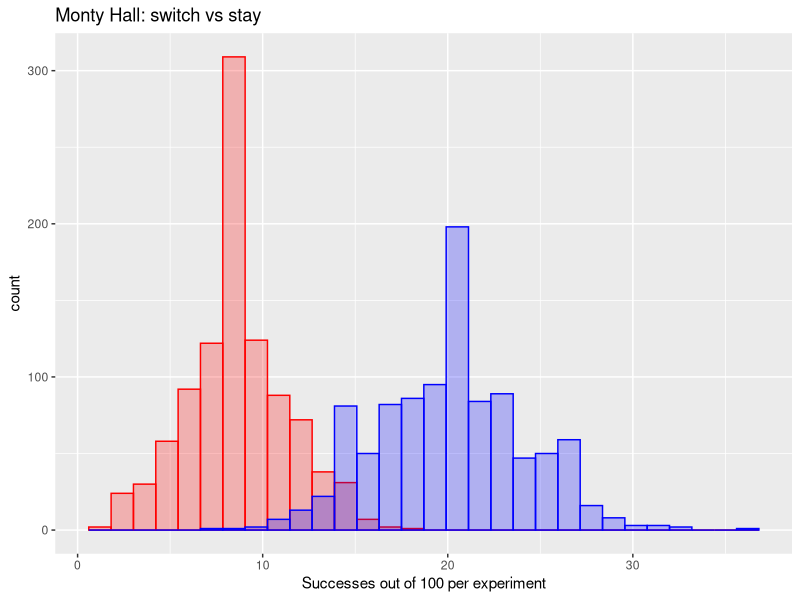

Source code (R):
# Monty Hall - switching + a simple Metropolis to determine IF we switch
# K doors
# Contestant chooses i, MH shows j
# Switch is correct only with a probability 1 / (K-2)

# So we sample a random number r uniformly from [0,1] and ONLY switch IF
# r <= 1 / (K-2)

# then we see what happens when we conditionally switch!



N_experiments <- 1000
N_chances <- 100
door_list <- 1:5
N_tot <- N_experiments * N_chances

K <- length(door_list)
K2 <- K - 2
switch_prob_threshold <- 1.0 / K2

succ_df <- data.frame(
  n = 1:N_experiments,
  success_switch = integer(N_experiments),
  success_stay = integer(N_experiments)
)

perf_df <- data.frame(
  car = rep(NA, N_tot),
  guess = rep(NA, N_tot),
  switched_guess = rep(NA, N_tot),
  s_stay = rep(0, N_tot),
  s_switch = rep(0, N_tot),
  good_switch = rep(0, N_tot),
  switch_approved = rep(NA, N_tot)
  
)
ctr <- 1

for (e in 1:N_experiments) {
  success_switch <- 0
  success_stay <- 0
  
  for (n in 1:N_chances) {
    car <- sample(door_list, 1)
    guess <- sample(door_list, 1)
    s_switch <- 0
    s_stay <- 0
    sa <- 0
    
    # Host opens a goat door that is not the guessed door
    possible_hall <- setdiff(door_list, c(guess, car))
    
    #if (length(possible_hall) == 0) {
    #  # guess == car, so host can open either goat door
    #  possible_hall <- setdiff(door_list, guess)
    #}
    
    #hall <- sample(possible_hall, 1)
    hall <- if (length(possible_hall) == 1) possible_hall else sample(possible_hall, 1)
    
    
    # we only switch with a conditional probability 1 / (K-2)
    
    if (runif(1) <= switch_prob_threshold) {
      # we switched since we got a runif <= switch probability threshold
      
    switched_guess <- setdiff(door_list, c(guess, hall))
    sa <- 1
    
    if (length(switched_guess) == 1) {
      if (switched_guess == car)  {
        success_switch <- success_switch + 1
        s_switch <- 1
      } else {
        s_switch <- 0
      }
    } else {
      switched_guess <- sample(switched_guess, 1)
      if (switched_guess == car) {
        success_switch <- success_switch + 1
        s_switch <- 1
      } else {
        s_switch <- 0
      }
    }
    
    } else {
      switched_guess <- guess # No change but also no updation of s_switch at all
      sa <- 0
    }
    
    if (guess == car) {
      success_stay <- success_stay + 1
      s_stay <- 1
    } else {
      s_stay <- 0
    }
    
    perf_df[ctr,1] <- car
    perf_df[ctr,2] <- guess
    perf_df[ctr,3] <- switched_guess
    perf_df[ctr,4] <- s_stay
    perf_df[ctr,5] <- s_switch
    
    if (s_switch == 1) {
      perf_df[ctr,6] <- 1
    }
    ctr <- ctr + 1
  }
  
  perf_df[ctr,7] <- sa # did we even switch? 1 = yes, 0 = no
  
  succ_df$success_switch[e] <- success_switch
  succ_df$success_stay[e] <- success_stay
}

library(ggplot2)

ggplot(succ_df) +
  geom_histogram(aes(x = success_switch), bins = 30,
                 colour = "red", fill = "red", alpha = 0.25) +
  geom_histogram(aes(x = success_stay), bins = 30,
                 colour = "blue", fill = "blue", alpha = 0.25) +
  ggtitle("Monty Hall: switch vs stay") +
  xlab("Successes out of 100 per experiment")

cat("Mean and SD successes with switch = ",
    mean(succ_df$success_switch),
    sd(succ_df$success_switch), "\n")

cat("Mean and SD successes without switch = ",
    mean(succ_df$success_stay),
    sd(succ_df$success_stay), "\n")

# Quantify our data 

# if s_stay = 0 and s_switch = 0 <- car was in a different slot entirely. missed
# if s_stay = 0 and s_switch = 1 <- switching was correct
# if s_stay = 1 and s_switch = 0 <- original guess was correct

diff_door <- nrow(subset(perf_df, s_stay == 0 & s_switch == 0))
diff_door

switch_correct <- nrow(subset(perf_df, s_stay == 0 & s_switch == 1))
switch_correct

stay_correct <- nrow(subset(perf_df, s_stay == 1 & s_switch == 0))
stay_correct

diff_door + switch_correct + stay_correct
N_tot
